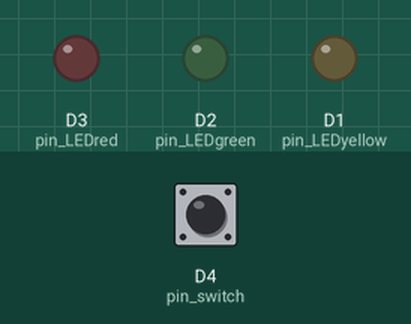
The sketch below on a simulated ESP8266 (NodeMCU). Shown: output pins drawn as LEDs (lit = HIGH). The inputs (shaded band) are chosen by the test bench; at power-on: D4 (pin_switch) LOW.

Above: at 1.2 s.
1.3 s: D4 (pin_switch) pulled HIGH for 0.15 s
At 2.3 s:
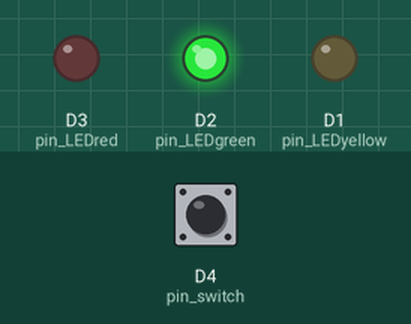
2.9 s: D4 (pin_switch) pulled HIGH for 1 s
At 3.5 s:
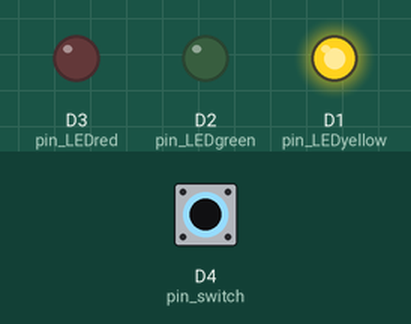
5.4 s: D4 (pin_switch) pulled HIGH for 0.15 s
At 6.6 s:
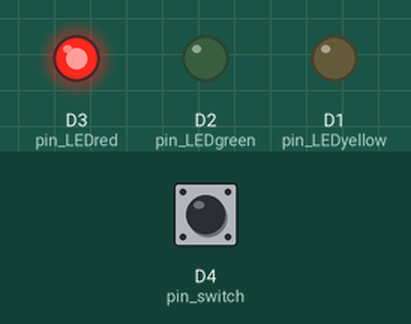
7.0 s: D4 (pin_switch) pulled HIGH for 3.2 s
At 7.8 s:
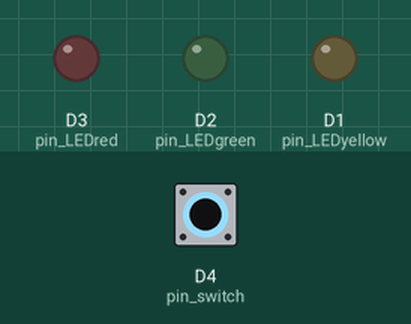
Timing chart, 0 to 10.0 s (numbered marks = the images above; inputs shaded):
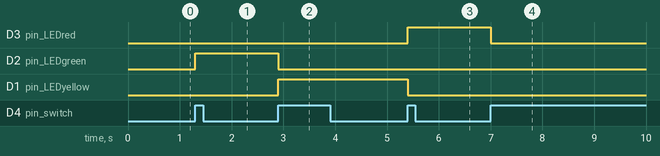

Measured:
- after the input at 1.3 s, D2 (pin_LEDgreen): LOW → HIGH at once
- after the input at 2.9 s, D2 (pin_LEDgreen): HIGH → LOW at once; D1 (pin_LEDyellow): LOW → HIGH at once
- after the input at 5.4 s, D3 (pin_LEDred): LOW → HIGH at once; D1 (pin_LEDyellow): HIGH → LOW at once
- after the input at 7.0 s, D3 (pin_LEDred): HIGH → LOW at once

The sketch:

ledpushbutton.ino
```cpp
//  Sketch: Multiple states of the button
//
//  An  example of using a single button switch to set multiple states or conditions
//
//  state holds the current status.
//  0 = all off.
//  1 = green LED
//  2 = yellow LED
//  3 = red LED
// Define the pins being used
int pin_LEDgreen = D2;
int pin_LEDyellow = D1;
int pin_LEDred = D3;
int pin_switch = D4;
// variables to hold the new and old switch states
boolean oldSwitchState = LOW;
boolean newSwitchState = LOW;
byte state = 0;
void setup()
{
 // Serial.begin(115200);
  pinMode(pin_LEDgreen, OUTPUT);
  digitalWrite(pin_LEDgreen, LOW);

  pinMode(pin_LEDyellow, OUTPUT);
  digitalWrite(pin_LEDyellow, LOW);

  pinMode(pin_LEDred, OUTPUT);
  digitalWrite(pin_LEDred, LOW);

  pinMode(pin_switch, INPUT);
}
void loop()
{
  newSwitchState = digitalRead(pin_switch);
  if ( newSwitchState != oldSwitchState )
  {
    // has the button switch been closed?
    if ( newSwitchState == HIGH ){
      // increase the value of state
      state++;
      if (state > 3) {
        state = 0;
      }
      // turn all LEDs off. Doing it this way means we do not need to care about the individual LEDs
      // simply turn them all off and then turn on the correct one.
      digitalWrite(pin_LEDgreen, LOW);
      digitalWrite(pin_LEDyellow, LOW);
      digitalWrite(pin_LEDred, LOW);
      // Turn on the next LED
      // Because the value of state does not change while we are testing it we don't need to use else if
      if (state == 1) {
        digitalWrite(pin_LEDgreen, HIGH);
      }
      if (state == 2) {
        digitalWrite(pin_LEDyellow, HIGH);
      }
      if (state == 3) {
        digitalWrite(pin_LEDred, HIGH);
      }
    }
    oldSwitchState = newSwitchState;
  }
}
```
